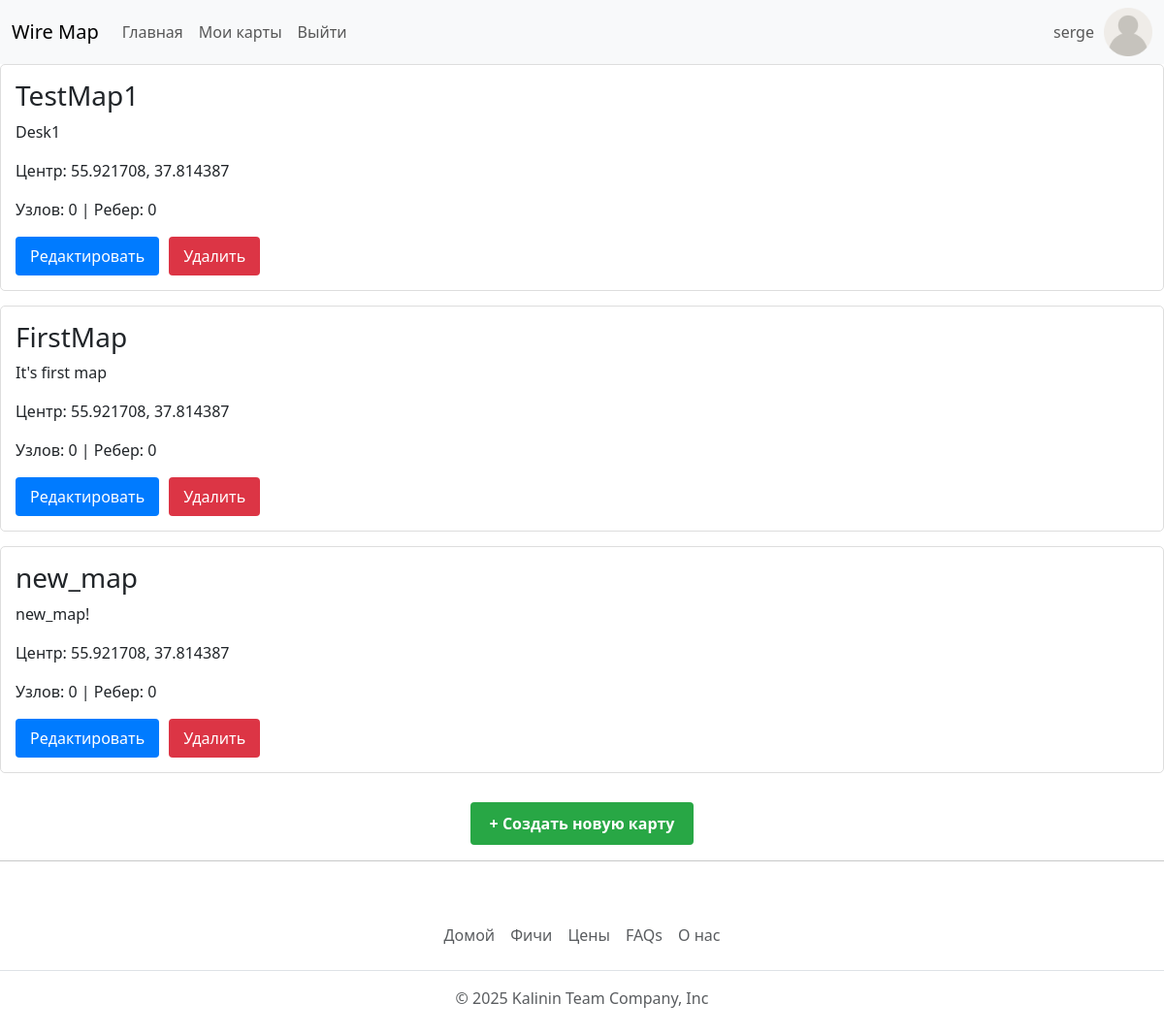
The app's page /maps/my-maps/ (signed in) with its own data.
### MainApp/models.py (models this page shows, shortened)
class Map(models.Model):
    title = models.CharField(max_length=100, null=True)
    owner = models.ForeignKey(
        settings.AUTH_USER_MODEL,
        on_delete = models.CASCADE,
        related_name = 'maps',
    )
    description = models.TextField(blank=True, null=True)
    center_latitude = models.FloatField(
        default=55.921708,
        validators=[MinValueValidator(-90), MaxValueValidator(90)]
    )
    center_longitude = models.FloatField(
        default=37.814387,
        validators=[MinValueValidator(-180), MaxValueValidator(180)]
    )
    nodes = models.ManyToManyField(Node, related_name='maps')
    edges = models.ManyToManyField(Edge, related_name='maps')

### MainApp/views.py (the view)
# urls.py: path('maps/my-maps/', views.user_maps, name='user_maps'),
def user_maps(request):
    maps = Map.objects.filter(owner=request.user).prefetch_related('nodes', 'edges')
    maps_with_stats = []
    for map_obj in maps:
        maps_with_stats.append({
            'id': map_obj.id,
            'title': map_obj.title,
            'description': map_obj.description,
            'center_latitude': map_obj.center_latitude,
            'center_longitude': map_obj.center_longitude,
            'nodes_count': map_obj.nodes.count(),
            'edges_count': map_obj.edges.count(),
            'created_at': map_obj.created_at if hasattr(map_obj, 'created_at') else None,
        })
    context = {
        'maps': maps_with_stats,
        'title': 'Мои карты'
    }
    return render(request, 'my_maps.html', context)

### MainApp/templates/my_maps.html (shortened to what this page needs)
{% extends "base.html" %}
{% load static %}
{% block content %}
{% for map in maps %}
<div class="map-card" style="border: 1px solid #ddd; padding: 15px; margin-bottom: 15px; border-radius: 5px;">
    <h3 style="margin-top: 0;">{{ map.title|default:"Без названия" }}</h3>
    <p>{{ map.description|default:"Описание отсутствует" }}</p>
    <p>Центр: {{ map.center_latitude }}, {{ map.center_longitude }}</p>
    <p>Узлов: {{ map.nodes_count }} | Ребер: {{ map.edges_count }}</p>
    <div style="display: flex; gap: 10px; margin-top: 10px;">
        <a href="{% url 'edit_map' map.id %}" style="display: inline-block; padding: 8px 15px; background: #007bff; color: white; text-decoration: none; border-radius: 4px;">
            Редактировать
        </a>
        <form id="deleteForm{{ map.id }}" action="{% url 'delete_map' map.id %}" method="POST" style="display: inline;">
            <button type="button" onclick="confirmDelete({{ map.id }})" style="padding: 8px 15px; background: #dc3545; color: white; border: none; border-radius: 4px; cursor: pointer;">
                Удалить
            </button>
        </form>
    </div>
</div>
{% empty %}
<p style="padding: 15px; background: #f8f9fa; border-radius: 5px;">
    Вы ещё не создали ни одной карты.
</p>
{% endfor %}
<div style="margin-top: 30px; text-align: center;">
    <a href="{% url 'create_map' %}" style="display: inline-block; padding: 10px 20px; background: #28a745; color: white; text-decoration: none; border-radius: 4px; font-weight: bold;">
        + Создать новую карту
    </a>
</div>
{% endblock %}

### MainApp/templates/base.html (shortened to what this page needs)
<!doctype html>
<html lang="en">
{% load static %}
<head>
    <link href="https://cdn.jsdelivr.net/npm/bootstrap@5.3.3/dist/css/bootstrap.min.css" rel="stylesheet">
    <link href="https://getbootstrap.com/docs/5.3/assets/css/docs.css" rel="stylesheet">
    <link href="{% static 'CSS/main_page.css' %}" rel="stylesheet" type="text/css">
</head>
<body>
  {% block sidebar %}
  <nav class="navbar navbar-expand-lg bg-body-tertiary">
      <div class="container-fluid">
        <a class="navbar-brand" href="#">Wire Map</a>
        <div class="collapse navbar-collapse" id="navbarText">
        <ul class="sidebar-nav navbar-nav me-auto mb-2 mb-lg-0">
            {% if user.is_authenticated %}
            <li class="nav-item"><a class="nav-link" href="{% url 'main' %}?next={{ request.path }}">Главная</a></li>
            <li class="nav-item">
                 <form action="{% url 'user_maps' %}" method="POST" style="display:inline;">
                     <button class="nav-link" type="submit">Мои карты</button>
                 </form>
            </li>
            <li class="nav-item">
                 <form action="{% url 'logout' %}" method="POST" style="display:inline;">
                     <button class="nav-link" type="submit">Выйти</button>
                 </form>
            </li>
           {% else %}
             <li class="nav-item"><a class="nav-link" href="{% url 'register' %}">Регистрация</a></li>
           {% endif %}
        </ul>
            {% if user.is_authenticated %}
          <span class="navbar-text">
            {{ user.get_username }}
          </span>
            <img src="{% static 'IMAGES/avatar.png' %}" class="avatar">
            {% endif %}
        </div>
      </div>
    </nav>
  {% endblock %}
  <div class="content">
      {% block content %} {% endblock %}
  </div>
<hr>
  <footer class="py-3 my-4">
      <ul class="nav justify-content-center border-bottom pb-3 mb-3">
          <li class="nav-item"><a href="#" class="nav-link px-2 text-body-secondary">Домой</a></li>
          <li class="nav-item"><a href="#" class="nav-link px-2 text-body-secondary">Фичи</a></li>
          <li class="nav-item"><a href="#" class="nav-link px-2 text-body-secondary">Цены</a></li>
          <li class="nav-item"><a href="#" class="nav-link px-2 text-body-secondary">FAQs</a></li>
          <li class="nav-item"><a href="#" class="nav-link px-2 text-body-secondary">О нас</a></li>
      </ul>
      <p class="text-center text-body-secondary">© 2025 Kalinin Team Company, Inc</p>
  </footer>
</body>
</html>

### MainApp/templates/base.html (style rules this page uses)
html, body { height: 100%; margin: 0; }
body { display: flex; flex-direction: column; }
.content { flex: 1; }
.avatar { height: 50px; margin-left: 10px; }

### records on screen
Map: title "TestMap1", description "Desk1", center_latitude "55.921708", center_longitude "37.814387"
Map: title "FirstMap", description "It's first map", center_latitude "55.921708", center_longitude "37.814387"
Map: title "new_map", description "new_map!", center_latitude "55.921708", center_longitude "37.814387"

### other values on screen
{{ user.get_username }} "serge"
{{ map.nodes_count }} "0" "0" "0"
{{ map.edges_count }} "0" "0" "0"
